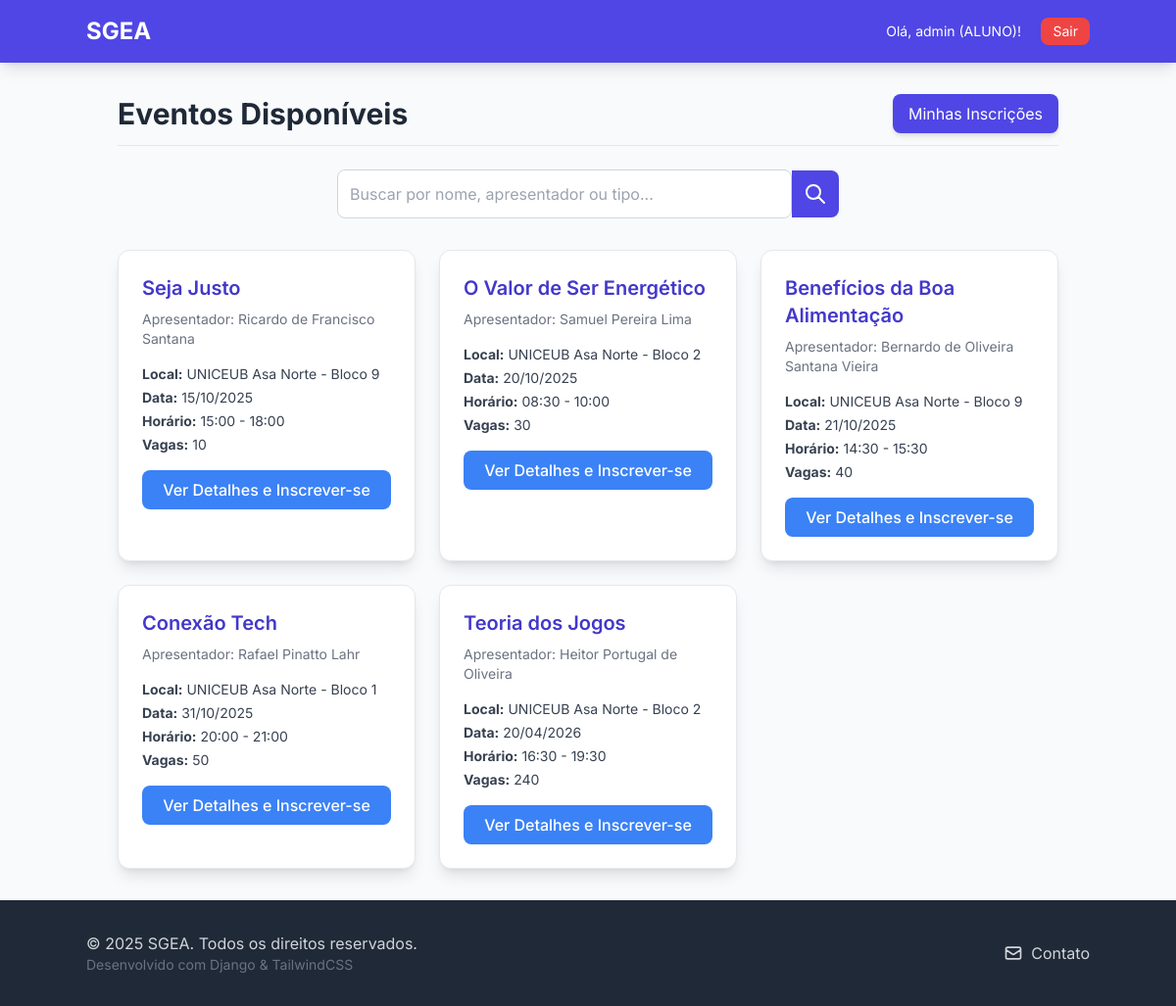
Page /eventos/ (signed in) on the committed database.
### users/models.py (models this page shows, shortened)
class Usuario(AbstractUser):
    telefone = models.CharField(max_length=15, verbose_name='Telefone', blank=True, null=True)
    instituicao_ensino = models.CharField(
        max_length=100,
        verbose_name='Instituição de Ensino',
        blank=True,
        null=True
    )
    PERFIL_CHOICES = (
        ('ALUNO', 'Aluno'),
        ('PROFESSOR', 'Professor'),
        ('ORGANIZADOR', 'Organizador'),
    )
    perfil = models.CharField(
        max_length=15,
        choices=PERFIL_CHOICES,
        default='ALUNO',
        verbose_name='Perfil'
    )
    data_registro = models.DateTimeField(auto_now_add=True)
    class Meta:
        verbose_name = 'Usuário'
        verbose_name_plural = 'Usuários'

### events/models.py (models this page shows, shortened)
class Evento(models.Model):
    TIPO_CHOICES = (
        ('SEMINARIO', 'Seminário'),
        ('PALESTRA', 'Palestra'),
        ('MINICURSO', 'Minicurso'),
        ('SEMANA', 'Semana Acadêmica'),
    )
    nome_evento = models.CharField(max_length=255)
    apresentador = models.CharField(max_length=255)
    tipo_evento = models.CharField(max_length=50, choices=TIPO_CHOICES)
    data = models.DateField()
    horario_inicio = models.TimeField()
    horario_fim = models.TimeField()
    local = models.CharField(max_length=255)
    qtd_participantes = models.IntegerField(default=0)
    organizador_responsavel = models.ForeignKey(
        Usuario,
        on_delete=models.CASCADE,
        limit_choices_to={'perfil': 'ORGANIZADOR'} # Garante que apenas organizadores possam ser selecionados
    )

### events/views.py (the view)
# urls.py: path('', views.EventListView.as_view(), name='event_list'),
class EventListView(ListView):
    model = Evento
    template_name = 'events/event_list.html'
    context_object_name = 'object_list'
    def get_queryset(self):
        queryset = Evento.objects.all().order_by('data')
        query = self.request.GET.get('q')
        if query:
            queryset = queryset.filter(Q(nome_evento__icontains=query) | Q(apresentador__icontains=query) | Q(tipo_evento__icontains=query)).distinct()
        return queryset

### events/templates/events/event_list.html (shortened to what this page needs)
{% load static %}
<!DOCTYPE html>
<html lang="pt-br">
<head>
    <script src="https://cdn.tailwindcss.com"></script>
    <link rel="stylesheet" href="{% static 'css/base.css' %}">
</head>
<body>
    <nav class="p-4 shadow-lg">
        <div class="container mx-auto flex justify-between items-center">
            <a href="{% url 'inicio:home' %}" class="text-2xl font-bold text-white">SGEA</a>
            <div class="space-x-4">
                {% if user.is_authenticated %}
                    <span class="text-white text-sm">Olá, {{ user.username }} ({{ user.perfil }})!</span>
                    <form class="inline" method="post" action="{% url 'logout' %}">
                        <button type="submit" class="bg-red-500 hover:bg-red-600 text-white px-3 py-1 rounded-lg text-sm transition duration-200">Sair</button>
                    </form>
                {% endif %}
            </div>
        </div>
    </nav>
    <main class="container mx-auto p-4 md:p-8">
        <div class="flex justify-between items-center mb-6 border-b pb-3">
            <h2 class="text-3xl font-bold text-gray-800">Eventos Disponíveis</h2>
            {% if user.is_authenticated %}
                {% if user.perfil == 'ORGANIZADOR' %}
                    <div class="flex space-x-2">
                        <a href="{% url 'events:my_event_list' %}" class="flex items-center space-x-2 bg-gray-500 hover:bg-gray-600 text-white px-4 py-2 rounded-lg shadow-md transition duration-200"><span>Meus Eventos</span></a>
                        <a href="{% url 'events:event_create' %}" class="flex items-center space-x-2 bg-indigo-600 hover:bg-indigo-700 text-white px-4 py-2 rounded-lg shadow-md transition duration-200"><svg xmlns="http://www.w3.org/2000/svg" class="h-5 w-5" viewBox="0 0 20 20" fill="currentColor"><path fill-rule="evenodd" d="M10 5a1 1 0 011 1v3h3a1 1 0 110 2h-3v3a1 1 0 11-2 0v-3H6a1 1 0 110-2h3V6a1 1 0 011-1z" clip-rule="evenodd" /></svg><span>Criar Evento</span></a>
                    </div>
                {% elif user.perfil == 'ALUNO' or user.perfil == 'PROFESSOR' %}
                    <a href="{% url 'events:my_inscriptions' %}" class="flex items-center space-x-2 bg-indigo-600 hover:bg-indigo-700 text-white px-4 py-2 rounded-lg shadow-md transition duration-200"><span>Minhas Inscrições</span></a>
                {% endif %}
            {% endif %}
        </div>
        <div class="mb-8">
            <form method="get" action="" class="flex items-center w-full max-w-lg mx-auto">
                <input type="text" name="q" value="{{ request.GET.q }}" placeholder="Buscar por nome, apresentador ou tipo..." class="w-full p-3 border border-gray-300 rounded-l-lg focus:outline-none focus:ring-2 focus:ring-indigo-500 transition duration-150">
                <button type="submit" class="bg-indigo-600 hover:bg-indigo-700 text-white p-3 rounded-r-lg">
                    <svg class="w-6 h-6" fill="none" stroke="currentColor" viewBox="0 0 24 24" xmlns="http://www.w3.org/2000/svg"><path stroke-linecap="round" stroke-linejoin="round" stroke-width="2" d="M21 21l-6-6m2-5a7 7 0 11-14 0 7 7 0 0114 0z"></path></svg>
                </button>
            </form>
        </div>
        {% if object_list %}
            <div class="grid grid-cols-1 md:grid-cols-2 lg:grid-cols-3 gap-6">
                {% for evento in object_list %}
                    <div class="bg-white p-6 rounded-xl shadow-lg hover:shadow-xl transition duration-300 border border-gray-200">
                        <h3 class="text-xl font-semibold text-indigo-700 mb-2">{{ evento.nome_evento }}</h3>
                        <p class="text-gray-500 text-sm mb-4">Apresentador: {{ evento.apresentador }}</p>
                        <div class="space-y-1 text-sm text-gray-700">
                            <p><strong>Local:</strong> {{ evento.local }}</p>
                            <p><strong>Data:</strong> {{ evento.data|date:"d/m/Y" }}</p>
                            <p><strong>Horário:</strong> {{ evento.horario_inicio|time:"H:i" }} - {{ evento.horario_fim|time:"H:i" }}</p>
                            <p><strong>Vagas:</strong> {{ evento.qtd_participantes }}</p>
                        </div>
                        <div class="mt-4">
                            <a href="{% url 'events:event_detail' pk=evento.pk %}" class="w-full inline-block text-center bg-blue-500 hover:bg-blue-600 text-white font-medium py-2 rounded-lg transition duration-200">Ver Detalhes e Inscrever-se</a>
                        </div>
                    </div>
                {% endfor %}
            </div>
        {% endif %}
    </main>
    {% include 'inicio/partials/footer.html' %}
</body>
</html>

### sgea_core/static/css/base.css (style rules this page uses)
html { height: 100%; }
body { display: flex; flex-direction: column; min-height: 100%; font-family: 'Inter', sans-serif; margin: 0; padding: 0; box-sizing: border-box; -webkit-font-smoothing: antialiased; background-color: #f8fafc; }
main { flex-grow: 1; }
nav { background-color: #4f46e5; }
a { transition: color 0.2s; }
input:not([type="checkbox"]):not([type="radio"]), select, textarea { width: 100%; }
input[type="text"], input[type="password"], input[type="email"], input[type="number"], input[type="date"], input[type="time"], select { width: 100%; padding: 0.75rem; border: 1px solid #d1d5db; border-radius: 0.5rem; outline: none; transition: box-shadow 0.15s, border-color 0.15s; }

### rows in the picture
Usuario: username "admin", perfil "ALUNO"
Evento: nome_evento "Seja Justo", apresentador "Ricardo de Francisco Santana", local "UNICEUB Asa Norte - Bloco 9", data "15/10/2025", horario_inicio "15:00", horario_fim "18:00", qtd_participantes "10"
Evento: nome_evento "O Valor de Ser Energético", apresentador "Samuel Pereira Lima", local "UNICEUB Asa Norte - Bloco 2", data "20/10/2025", horario_inicio "08:30", horario_fim "10:00", qtd_participantes "30"
Evento: nome_evento "Benefícios da Boa Alimentação", apresentador "Bernardo de Oliveira Santana Vieira", local "UNICEUB Asa Norte - Bloco 9", data "21/10/2025", horario_inicio "14:30", horario_fim "15:30", qtd_participantes "40"
Evento: nome_evento "Conexão Tech", apresentador "Rafael Pinatto Lahr", local "UNICEUB Asa Norte - Bloco 1", data "31/10/2025", horario_inicio "20:00", horario_fim "21:00", qtd_participantes "50"
Evento: nome_evento "Teoria dos Jogos", apresentador "Heitor Portugal de Oliveira", local "UNICEUB Asa Norte - Bloco 2", data "20/04/2026", horario_inicio "16:30", horario_fim "19:30", qtd_participantes "240"
